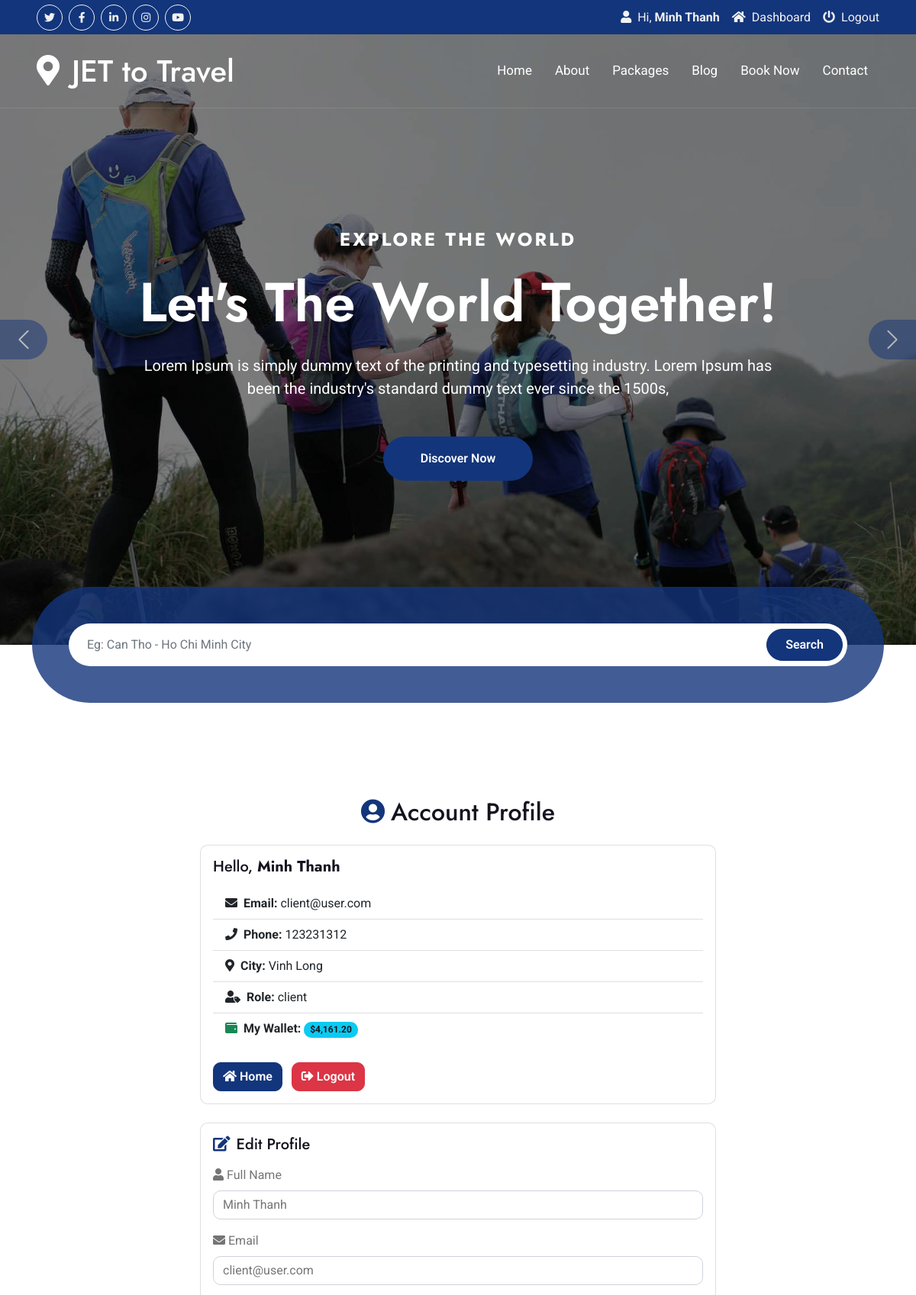
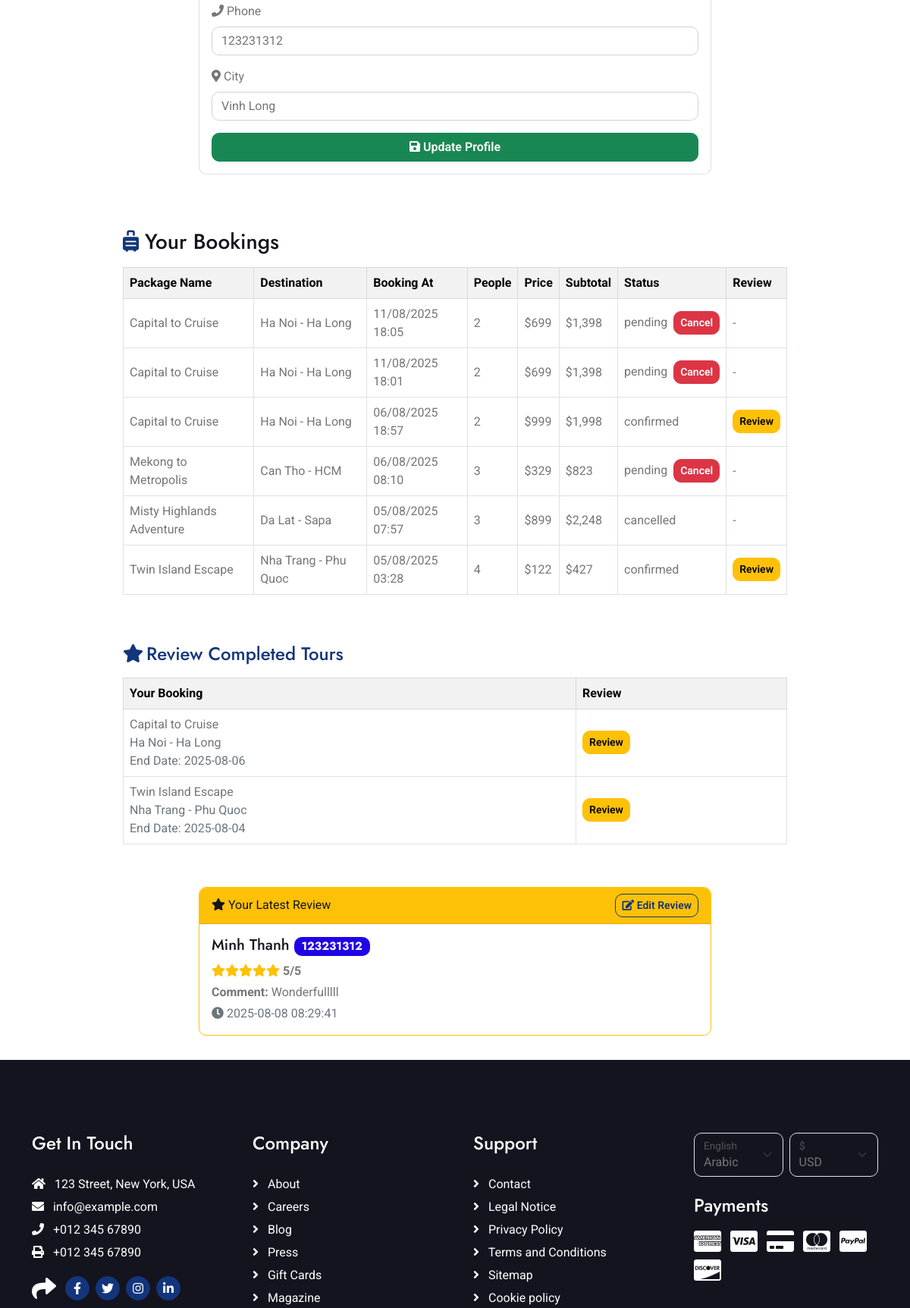
Screenshot of /account-profile.php (signed in, upper part) with the database file from the repository (2 pictures, top to bottom).
### tables this page shows
CREATE TABLE `users` (
  `id` int(11) NOT NULL,
  `NAME` varchar(255) DEFAULT NULL,
  `email` varchar(255) DEFAULT NULL,
  `city` varchar(255) DEFAULT NULL,
  `phone` varchar(255) DEFAULT NULL,
  `PASSWORD` varchar(255) DEFAULT NULL,
  `role` enum('admin','client') DEFAULT 'client',
  `wallet` decimal(10,2) DEFAULT 0.00,
  `rating` int(11) DEFAULT NULL,
  `review` text DEFAULT NULL,
  `created_at` datetime DEFAULT current_timestamp()
);

CREATE TABLE `bookings` (
  `id` int(11) NOT NULL,
  `user_id` int(11) DEFAULT NULL,
  `package_id` int(11) DEFAULT NULL,
  `booking_at` datetime NOT NULL,
  `start_date` date DEFAULT NULL,
  `end_date` date DEFAULT NULL,
  `num_people` int(11) DEFAULT NULL,
  `price` decimal(10,2) DEFAULT NULL,
  `subtotal` decimal(10,2) DEFAULT NULL,
  `STATUS` enum('pending','confirmed','cancelled') DEFAULT NULL
);

CREATE TABLE `packages` (
  `id` int(11) NOT NULL,
  `Name_Package` text DEFAULT NULL,
  `Destination` text DEFAULT NULL,
  `category_id` int(11) DEFAULT NULL,
  `max_people` int(11) DEFAULT NULL,
  `duration` int(11) NOT NULL,
  `price` decimal(10,2) DEFAULT NULL,
  `img_id` int(11) DEFAULT NULL
);

### account-profile.php (the view, shortened to what the rows shown need)
<?php
require_once __DIR__ . '/config/database.php';
include 'header.php';
$stmt = $pdo->prepare('SELECT * FROM users WHERE id = ?');
$stmt->execute([$_SESSION['user_id']]);
$user = $stmt->fetch();
?>
<div class="container py-5" style="max-width: 700px;">
    <h2 class="mb-4 text-center"><i class="fa fa-user-circle text-primary me-2"></i>Account Profile</h2>
    <div class="card mb-4">
        <div class="card-body">
            <h5 class="card-title mb-3">Hello, <b><?= htmlspecialchars($user['NAME']) ?></b></h5>
            <ul class="list-group list-group-flush mb-3">
                <li class="list-group-item"><i class="fa fa-envelope me-2"></i><b>Email:</b>
                    <?= htmlspecialchars($user['email']) ?></li>
                <li class="list-group-item"><i class="fa fa-phone me-2"></i><b>Phone:</b>
                    <?= htmlspecialchars($user['phone']) ?></li>
                <li class="list-group-item"><i class="fa fa-map-marker-alt me-2"></i><b>City:</b>
                    <?= htmlspecialchars($user['city'] ?? '') ?></li>
                <li class="list-group-item"><i class="fa fa-user-tag me-2"></i><b>Role:</b>
                    <?= htmlspecialchars($user['role'] ?? 'user') ?></li>
                <li class="list-group-item"><i class="fa fa-wallet me-2 text-success"></i><b>My Wallet:</b>
                    <span class="badge bg-info text-dark">$<?= number_format($user['wallet'], 2) ?></span>
                </li>
            </ul>
        </div>
    </div>
    <div class="card">
        <div class="card-body">
            <form method="post" autocomplete="off">
                <div class="mb-3">
                    <label for="name" class="form-label"><i class="fa fa-user me-1"></i>Full Name</label>
                    <input type="text" class="form-control" id="name" name="name" required
                        value="<?= htmlspecialchars($user['NAME']) ?>">
                </div>
                <div class="mb-3">
                    <label for="email" class="form-label"><i class="fa fa-envelope me-1"></i>Email</label>
                    <input type="email" class="form-control" id="email" name="email" required
                        value="<?= htmlspecialchars($user['email']) ?>">
                </div>
                <div class="mb-3">
                    <label for="phone" class="form-label"><i class="fa fa-phone me-1"></i>Phone</label>
                    <input type="text" class="form-control" id="phone" name="phone" required
                        value="<?= htmlspecialchars($user['phone']) ?>">
                </div>
                <div class="mb-3">
                    <label for="city" class="form-label"><i class="fa fa-map-marker-alt me-1"></i>City</label>
                    <input type="text" class="form-control" id="city" name="city"
                        value="<?= htmlspecialchars($user['city'] ?? '') ?>">
                </div>
            </form>
        </div>
    </div>
</div>
<?php
$bookings = [];
try {
    $sql = "SELECT b.id AS booking_id, b.package_id, b.booking_at, b.num_people, b.price, b.subtotal, b.STATUS, p.Name_Package, p.Destination
            FROM bookings b
            JOIN packages p ON b.package_id = p.id
            WHERE b.user_id = ?
            ORDER BY b.booking_at DESC";
    $stmt = $pdo->prepare($sql);
    $stmt->execute([$_SESSION['user_id']]);
    $bookings = $stmt->fetchAll(PDO::FETCH_ASSOC);
} catch (Exception $e) {
}
?>
<div class="container py-4" style="max-width: 900px;">
    <div class="table-responsive">
        <table class="table table-bordered align-middle">
            <thead class="table-light">
                <tr>
                    <th>Package Name</th>
                    <th>Destination</th>
                    <th>Booking At</th>
                    <th>People</th>
                    <th>Price</th>
                    <th>Subtotal</th>
                    <th>Status</th>
                    <th>Review</th>
                </tr>
            </thead>
            <tbody>
                <?php
                $today = date('Y-m-d');
                $eligibleReviews = [];
                if (empty($bookings)) {
                ?>
                <tr>
                    <td colspan="8" class="text-center">No bookings found.</td>
                </tr>
                <?php } else {
                    foreach ($bookings as $b) {
                        $bookingAt = $b['booking_at'];
                        $formattedBookingAt = '-';
                        if ($bookingAt && $bookingAt !== '0000-00-00' && $bookingAt !== '0000-00-00 00:00:00') {
                            $dt = DateTime::createFromFormat('Y-m-d H:i:s', $bookingAt);
                            if (!$dt) {
                                $dt = DateTime::createFromFormat('Y-m-d', $bookingAt);
                                if ($dt) {
                                    $formattedBookingAt = $dt->format('d/m/Y');
                                } else {
                                    $formattedBookingAt = htmlspecialchars($bookingAt);
                                }
                            } else {
                                $formattedBookingAt = $dt->format('d/m/Y H:i');
                            }
                        }
                        $stmt_end = $pdo->prepare('SELECT end_date FROM bookings WHERE id = ?');
                        $stmt_end->execute([$b['booking_id']]);
                        $end_date = $stmt_end->fetchColumn();
                        $can_review = false;
                        if ($end_date && $end_date < $today && strtolower($b['STATUS']) === 'confirmed') {
                            $can_review = true;
                            $eligibleReviews[] = [
                                'booking' => $b,
                                'end_date' => $end_date
                            ];
                        }
                        echo '<tr>';
                        echo '<td>' . htmlspecialchars($b['Name_Package']) . '</td>';
                        echo '<td>' . htmlspecialchars($b['Destination']) . '</td>';
                        echo '<td>' . $formattedBookingAt . '</td>';
                        echo '<td>' . htmlspecialchars($b['num_people']) . '</td>';
                        echo '<td>$' . number_format($b['price']) . '</td>';
                        echo '<td>$' . number_format($b['subtotal']) . '</td>';
                        echo '<td>' . htmlspecialchars($b['STATUS']);
                        if (strtolower($b['STATUS']) !== 'confirmed' && strtolower($b['STATUS']) !== 'cancelled') {
                            echo '<form method="post" style="display:inline">';
                            echo '<button type="submit" class="btn btn-sm btn-danger ms-2"
                                onclick="return confirm(\'Are you sure you want to cancel this booking?\');
                                ">Cancel</button>';
                            echo '</form>';
                        }
                        echo '</td>';
                        echo '<td>';
                        if ($can_review) {
                            echo '<button type="button" class="btn btn-sm btn-warning" data-bs-toggle="modal" data-bs-target="#reviewModal' . $b['booking_id'] . '">Review</button>';
                        } else {
                            echo '-';
                        }
                        echo '</td>';
                        echo '</tr>';
                    }
                }
                ?>
            </tbody>
        </table>
    </div>
</div>
<?php
if (count($eligibleReviews) >= 2) {
    echo '<div class="container py-4" style="max-width: 900px;">';
    echo '<div class="table-responsive">';
    echo '<table class="table table-bordered align-middle">';
    echo '<thead class="table-light"><tr><th>Your Booking</th><th>Review</th></tr></thead><tbody>';
    foreach ($eligibleReviews as $item) {
        $b = $item['booking'];
        $modalId = 'reviewModal' . $b['booking_id'];
        echo '<tr>';
        echo '<td>' . htmlspecialchars($b['Name_Package']) . '<br><span class="text-muted">' . htmlspecialchars($b['Destination']) . '</span><br><span class="text-muted">End Date: ' . htmlspecialchars($item['end_date']) . '</span></td>';
        echo '<td>';
        echo '<button type="button" class="btn btn-sm btn-warning" data-bs-toggle="modal" data-bs-target="#' . $modalId . '">Review</button>';
        echo '</td>';
        echo '</tr>';
    }
    echo '</tbody></table></div></div>';
}
?>
<?php
if (!empty($user['review']) && !empty($user['rating'])) {
    echo '<div class="container py-3" style="max-width: 700px;">';
    echo '<div class="card border-warning mb-3">';
    echo '<div class="card-header bg-warning text-dark d-flex justify-content-between align-items-center">';
    echo '<span><i class="fa fa-star me-1"></i>Your Latest Review</span>';
    echo '<button type="button" class="btn btn-sm btn-outline-primary" data-bs-toggle="modal" data-bs-target="#editReviewModal"><i class="fa fa-edit"></i> Edit Review</button>';
    echo '</div>';
    echo '<div class="card-body">';
    echo '<h5 class="card-title mb-2">' . htmlspecialchars($user['NAME']) . ' <span class="badge bg-secondary">' . htmlspecialchars($user['phone']) . '</span></h5>';
    echo '<p class="mb-1">';
    for ($i = 1; $i <= 5; $i++) {
        if ($i <= intval($user['rating'])) {
            echo '<i class="fa fa-star text-warning"></i>';
        } else {
            echo '<i class="fa fa-star text-secondary"></i>';
        }
    }
    echo ' <b>' . intval($user['rating']) . '/5</b>';
    echo '</p>';
    echo '<p class="mb-1"><b>Comment:</b> ' . htmlspecialchars($user['review']) . '</p>';
    echo '<p class="mb-0 text-muted"><i class="fa fa-clock me-1"></i>' . htmlspecialchars($user['created_at']) . '</p>';
    echo '</div></div>';
    echo '</div>';
}
?>
<?php include 'footer.php'; ?>

### header.php (shortened to what the rows shown need)
<!DOCTYPE html>
<html lang="en">
<head>
    <link rel="stylesheet" href="https://use.fontawesome.com/releases/v5.15.4/css/all.css" />
    <link href="https://cdn.jsdelivr.net/npm/bootstrap-icons@1.4.1/font/bootstrap-icons.css" rel="stylesheet">
    <link href="<?= APP_URL ?>/lib/owlcarousel/assets/owl.carousel.min.css" rel="stylesheet">
    <link href="<?= APP_URL ?>/lib/lightbox/css/lightbox.min.css" rel="stylesheet">
    <link href="<?= APP_URL ?>/css/bootstrap.min.css" rel="stylesheet">
    <link href="<?= APP_URL ?>/css/style.min.css" rel="stylesheet">
</head>
<body>
    <header class="top-bar">
        <div class="container-fluid bg-primary px-5 d-none d-lg-block">
            <div class="row gx-0">
                <div class="col-lg-4 text-center text-lg-end">
                    <div class="d-inline-flex align-items-center" style="height: 45px;">
                        <?php
                        if (isset($_SESSION['user_id'])) {
                            require_once __DIR__ . '/config/database.php';
                            $stmt = $pdo->prepare('SELECT NAME FROM users WHERE id = ?');
                            $stmt->execute([$_SESSION['user_id']]);
                            $row = $stmt->fetch();
                            $displayName = $row ? $row['NAME'] : (isset($_SESSION['user_name']) ? $_SESSION['user_name'] : '');
                        ?>
                        <span class="me-3 text-light"><i class="fa fa-user me-2"></i>Hi,
                            <b><?= htmlspecialchars($displayName) ?></b></span>
                        <a href="account-profile.php" class="me-3 text-light"><i
                                class="fa fa-home me-2"></i>Dashboard</a>
                        <a href="logout.php" class="text-light"><i class="fas fa-power-off me-2"></i>Logout</a>
                        <?php } ?>
                    </div>
                </div>
            </div>
        </div>
        <div class="container-fluid position-relative p-0">
            <nav class="navbar navbar-expand-lg navbar-light px-4 px-lg-5 py-3 py-lg-0">
                <a href="" class="navbar-brand p-0">
                    <h1 class="m-0"><i class="fa fa-map-marker-alt me-3"></i>JET to Travel</h1>
                </a>
            </nav>
            <div class="carousel-header">
                <div id="carouselId" class="carousel slide" data-bs-ride="carousel">
                    <div class="carousel-inner" role="listbox">
                        <div class="carousel-item active">
                            <div class="carousel-caption">
                                <div class="p-3" style="max-width: 900px;">
                                    <h1 class="display-2 text-capitalize text-white mb-4">Let's The World Together!</h1>
                                </div>
                            </div>
                        </div>
                    </div>
                </div>
            </div>
        </div>
    </header>

### rows the page displays
users: NAME "Minh Thanh", email "client@user.com", phone "123231312", city "Vinh Long", role "client", wallet "4,161.20", name "Minh Thanh", rating "5", review "Wonderfulllll", created_at "2025-08-08 08:29:41"
bookings: package.Name_Package "Capital to Cruise", package.Destination "Ha Noi - Ha Long", booking_at "11/08/2025 18:05", num_people "2", price "699", subtotal "1,398", STATUS "pending"
bookings: package.Name_Package "Capital to Cruise", package.Destination "Ha Noi - Ha Long", booking_at "11/08/2025 18:01", num_people "2", price "699", subtotal "1,398", STATUS "pending"
bookings: package.Name_Package "Capital to Cruise", package.Destination "Ha Noi - Ha Long", booking_at "06/08/2025 18:57", num_people "2", price "999", subtotal "1,998", STATUS "confirmed", end_date "2025-08-06"
bookings: package.Name_Package "Mekong to Metropolis", package.Destination "Can Tho - HCM", booking_at "06/08/2025 08:10", num_people "3", price "329", subtotal "823", STATUS "pending"
bookings: package.Name_Package "Misty Highlands Adventure", package.Destination "Da Lat - Sapa", booking_at "05/08/2025 07:57", num_people "3", price "899", subtotal "2,248", STATUS "cancelled"
bookings: package.Name_Package "Twin Island Escape", package.Destination "Nha Trang - Phu Quoc", booking_at "05/08/2025 03:28", num_people "4", price "122", subtotal "427", STATUS "confirmed", end_date "2025-08-04"
